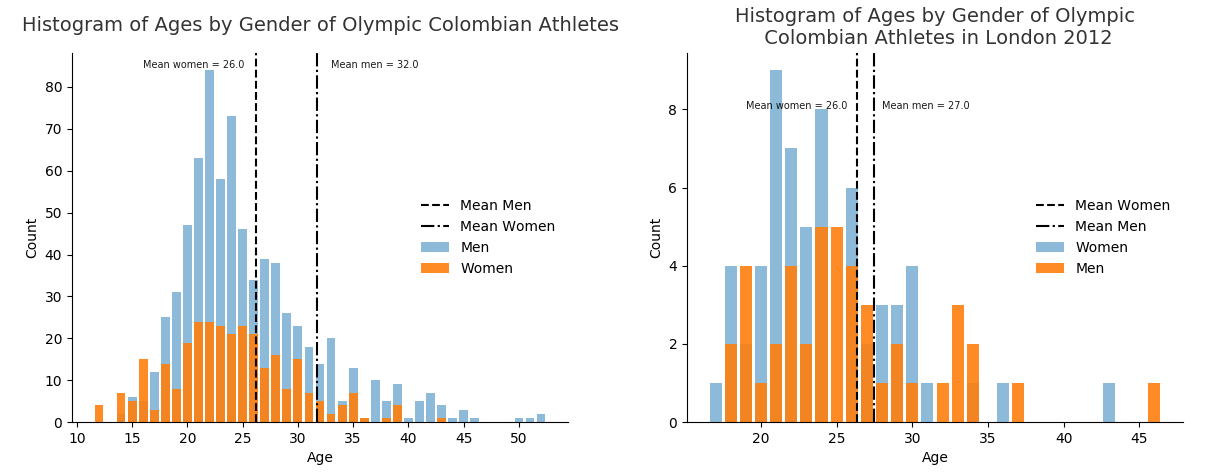

This figure's Python source:

# coding: utf-8

# # Assignment 4
# 
# Before working on this assignment please read these instructions fully. In the submission area, you will notice that you can click the link to **Preview the Grading** for each step of the assignment. This is the criteria that will be used for peer grading. Please familiarize yourself with the criteria before beginning the assignment.
# 
# This assignment requires that you to find **at least** two datasets on the web which are related, and that you visualize these datasets to answer a question with the broad topic of **sports or athletics** (see below) for the region of **Bogotá, Bogota D.C., Colombia**, or **Colombia** more broadly.
# 
# You can merge these datasets with data from different regions if you like! For instance, you might want to compare **Bogotá, Bogota D.C., Colombia** to Ann Arbor, USA. In that case at least one source file must be about **Bogotá, Bogota D.C., Colombia**.
# 
# You are welcome to choose datasets at your discretion, but keep in mind **they will be shared with your peers**, so choose appropriate datasets. Sensitive, confidential, illicit, and proprietary materials are not good choices for datasets for this assignment. You are welcome to upload datasets of your own as well, and link to them using a third party repository such as github, bitbucket, pastebin, etc. Please be aware of the Coursera terms of service with respect to intellectual property.
# 
# Also, you are welcome to preserve data in its original language, but for the purposes of grading you should provide english translations. You are welcome to provide multiple visuals in different languages if you would like!
# 
# As this assignment is for the whole course, you must incorporate principles discussed in the first week, such as having as high data-ink ratio (Tufte) and aligning with Cairo’s principles of truth, beauty, function, and insight.
# 
# Here are the assignment instructions:
# 
#  * State the region and the domain category that your data sets are about (e.g., **Bogotá, Bogota D.C., Colombia** and **sports or athletics**).
#  * You must state a question about the domain category and region that you identified as being interesting.
#  * You must provide at least two links to available datasets. These could be links to files such as CSV or Excel files, or links to websites which might have data in tabular form, such as Wikipedia pages.
#  * You must upload an image which addresses the research question you stated. In addition to addressing the question, this visual should follow Cairo's principles of truthfulness, functionality, beauty, and insightfulness.
#  * You must contribute a short (1-2 paragraph) written justification of how your visualization addresses your stated research question.
# 
# What do we mean by **sports or athletics**?  For this category we are interested in sporting events or athletics broadly, please feel free to creatively interpret the category when building your research question!
# 
# ## Tips
# * Wikipedia is an excellent source of data, and I strongly encourage you to explore it for new data sources.
# * Many governments run open data initiatives at the city, region, and country levels, and these are wonderful resources for localized data sources.
# * Several international agencies, such as the [United Nations](http://data.un.org/), the [World Bank](http://data.worldbank.org/), the [Global Open Data Index](http://index.okfn.org/place/) are other great places to look for data.
# * This assignment requires you to convert and clean datafiles. Check out the discussion forums for tips on how to do this from various sources, and share your successes with your fellow students!
# 
# ## Example
# Looking for an example? Here's what our course assistant put together for the **Ann Arbor, MI, USA** area using **sports and athletics** as the topic. [Example Solution File](./readonly/Assignment4_example.pdf)

# In[1]:

import pandas as pd
import numpy as np
import matplotlib.pyplot as plt
get_ipython().magic('matplotlib notebook')

#Read Datasets
file = 'Colombia.csv'
df = pd.read_csv(file,sep=';')
file2 = 'All London 2012 athletes - ALL ATHLETES.csv'
df2 = pd.read_csv(file2)


# In[4]:

#Work on dataset 1
# Filter for Colombian athletes
newdf=df.loc[(df.NOC=='COL')]

#Select the data to plot
Women=newdf.loc[(newdf.Sex=='F')]
Men=newdf.loc[(newdf.Sex=='M')]

# Set up values
X=Men.Age.value_counts()
Y=Women.Age.value_counts()
Y1=Y.index.values
A=[]
for i in Y1:
    b=int(i)
    A.append(b)
B=Y.values
X1=X.index.values
C=[]
for i in X1:
    d=int(i)
    C.append(d)
D=X.values

#Plot
plt.figure()
plt.title("Histogram of Ages by Gender of Olympic Colombian Athletes", loc='center', alpha=0.8,fontsize=14)
plt.bar(C, D, alpha=0.5, label='Men')
plt.bar(A, B, alpha=0.9, label='Women')
plt.axvline(x=np.array(A).mean(), zorder=1, color='k', ls='--',label='Mean Men')
plt.axvline(x=np.array(C).mean(), zorder=1, color='k', ls='-.', label='Mean Women')
plt.xlabel('Age')
plt.ylabel('Count')
[plt.gca().spines[loc].set_visible(False) for loc in ['top', 'right']]
plt.legend(loc=7, frameon=False)
Wmean='Mean women = '+str(round(np.array(A).mean(),0))
Mmean='Mean men = '+str(round(np.array(C).mean(),0))
plt.text(16, 84.5, Wmean, fontsize=7, alpha=0.9)
plt.text(33, 84.5, Mmean, fontsize=7, alpha=0.9)


# In[5]:

#Work on dataset 2
lon= df2.loc[(df2.Country=='Colombia')]
Womenlon=lon.loc[(lon.Sex=='F')]
Menlon=lon.loc[(lon.Sex=='M')]

# Set up values
Xlon=Menlon.Age.value_counts()
Ylon=Womenlon.Age.value_counts()
Y1lon=Ylon.index.values
Alon=[]
for i in Y1lon:
    b=int(i)
    Alon.append(b)
Blon=Ylon.values
X1lon=Xlon.index.values
Clon=[]
for i in X1lon:
    d=int(i)
    Clon.append(d)
Dlon=Xlon.values

#Plot
plt.figure()
plt.title("Histogram of Ages by Gender of Olympic\n Colombian Athletes in London 2012", loc='center', alpha=0.8,fontsize=14)
plt.bar(Alon, Blon, alpha=0.5, label='Women')
plt.bar(Clon, Dlon, alpha=0.9, label='Men')
plt.axvline(x=np.array(Alon).mean(), zorder=1, color='k', ls='--', label='Mean Women')
plt.axvline(x=np.array(Clon).mean(), zorder=1, color='k', ls='-.',label='Mean Men')
plt.xlabel('Age')
plt.ylabel('Count')
[plt.gca().spines[loc].set_visible(False) for loc in ['top', 'right']]
plt.legend(loc=7, frameon=False)
Wmean='Mean women = '+str(round(np.array(Alon).mean(),0))
Mmean='Mean men = '+str(round(np.array(Clon).mean(),0))
plt.text(19, 8, Wmean, fontsize=7, alpha=0.9)
plt.text(28, 8, Mmean, fontsize=7, alpha=0.9)


# In[ ]:
